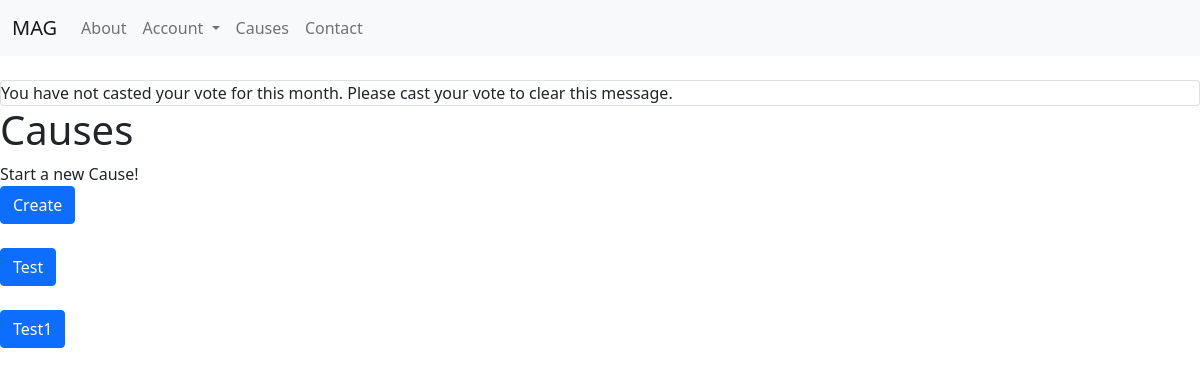
Before: /causes (signed in) with the older database file.
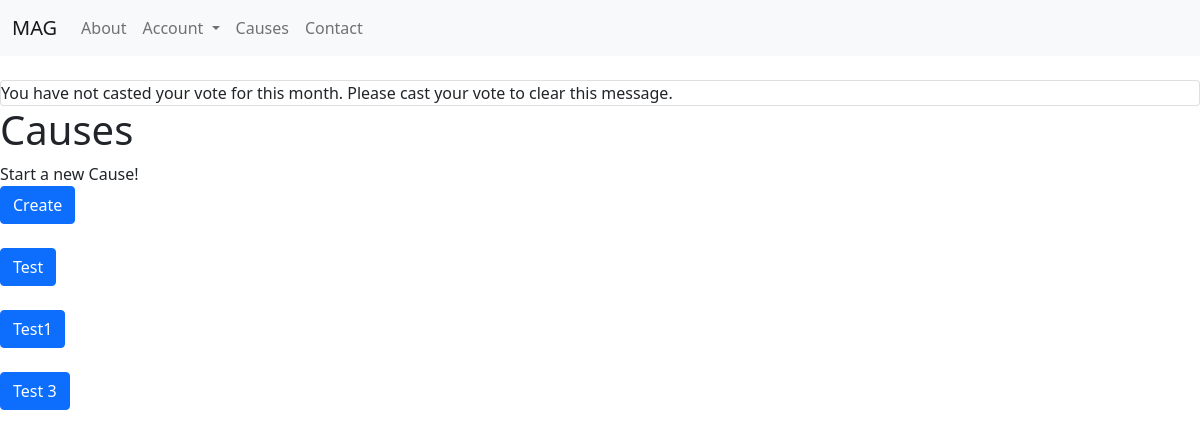
After: the same page with the newer database file.
### main/models.py (models this page shows)
class Cause(models.Model):
    name = models.CharField(max_length=128)
    category = models.CharField(max_length=32)
    brief_description = models.CharField(max_length=225)
    country = models.CharField(max_length=32)
    state = models.CharField(max_length=32)
    city = models.CharField(max_length=32)
    address = models.CharField(max_length=255, blank=True)
    duration = models.IntegerField(default=0)
    detail_description = models.TextField()
    cost = models.FloatField()
    cost_breakdown = models.TextField()
    expiration = models.IntegerField(blank=True)
    investigated = models.BooleanField(default=False)
    investigator = models.ForeignKey(settings.AUTH_USER_MODEL, blank=True, on_delete=models.SET_NULL, null=True, related_name = 'investigator')
    investigation_note = models.CharField(blank=True, max_length=255)
    approved = models.BooleanField(default=False)
    approver = models.ForeignKey(settings.AUTH_USER_MODEL, blank=True, on_delete=models.SET_NULL, null=True, related_name = 'approver')
    approved_date = models.DateTimeField(blank=True, null=True)
    creator = models.ForeignKey(settings.AUTH_USER_MODEL, on_delete=models.SET_NULL, null=True)
    backers = models.ManyToManyField(settings.AUTH_USER_MODEL, blank=True, related_name = 'backers')
    voters = models.ManyToManyField(settings.AUTH_USER_MODEL, blank=True, related_name = 'voters')
    completed = models.BooleanField(default=False)
    closed = models.BooleanField(default=False)
    closed_note = models.TextField(blank=True)
    closer = models.ForeignKey(settings.AUTH_USER_MODEL, blank=True, on_delete=models.SET_NULL, null=True, related_name = 'closer')
    closed_date = models.DateTimeField(blank=True, null=True)
    supervisor = models.ForeignKey(settings.AUTH_USER_MODEL, blank=True, on_delete=models.SET_NULL, null=True, related_name = 'supervisor')
    coordinator = models.ForeignKey(settings.AUTH_USER_MODEL, blank=True, on_delete=models.SET_NULL, null=True, related_name = 'coordinator')
    volunteers = models.ManyToManyField(settings.AUTH_USER_MODEL, blank=True, related_name = 'volunteers')
    status = models.CharField(max_length=32)
    date_added = models.DateTimeField(auto_now_add=True)
    slug = models.SlugField(max_length=128)

### main/views.py (the view)
# urls.py: path("causes", views.causes, name="causes"),
def causes(request):
    causes = Cause.objects.all()
    context = {
        'causes': causes
    }
    return render(request, "main/causes.html", context)

### main/templates/main/causes.html (shortened to what this page needs)
{% extends "main/layout.html" %}
{% block body %}
    <main id="">
        <h1>
            Causes
        </h1>
        <div>
            Start a new Cause!
            <div>
                <a class="btn btn-primary" href="{% url 'new-cause' %}">
                    Create
                </a>
            </div>
        </div>
        <br>
        <div>
        {% for cause in causes %}
            <div>
                <a class="btn btn-primary" href="{% url 'cause' cause.slug %}">
                    {{ cause.name }}
                </a>
            </div>
            <br>
        {% endfor %}
        </div>
    </main>
{% endblock %}

Changed rows visible on the page:
added Cause: name "Test 3"
